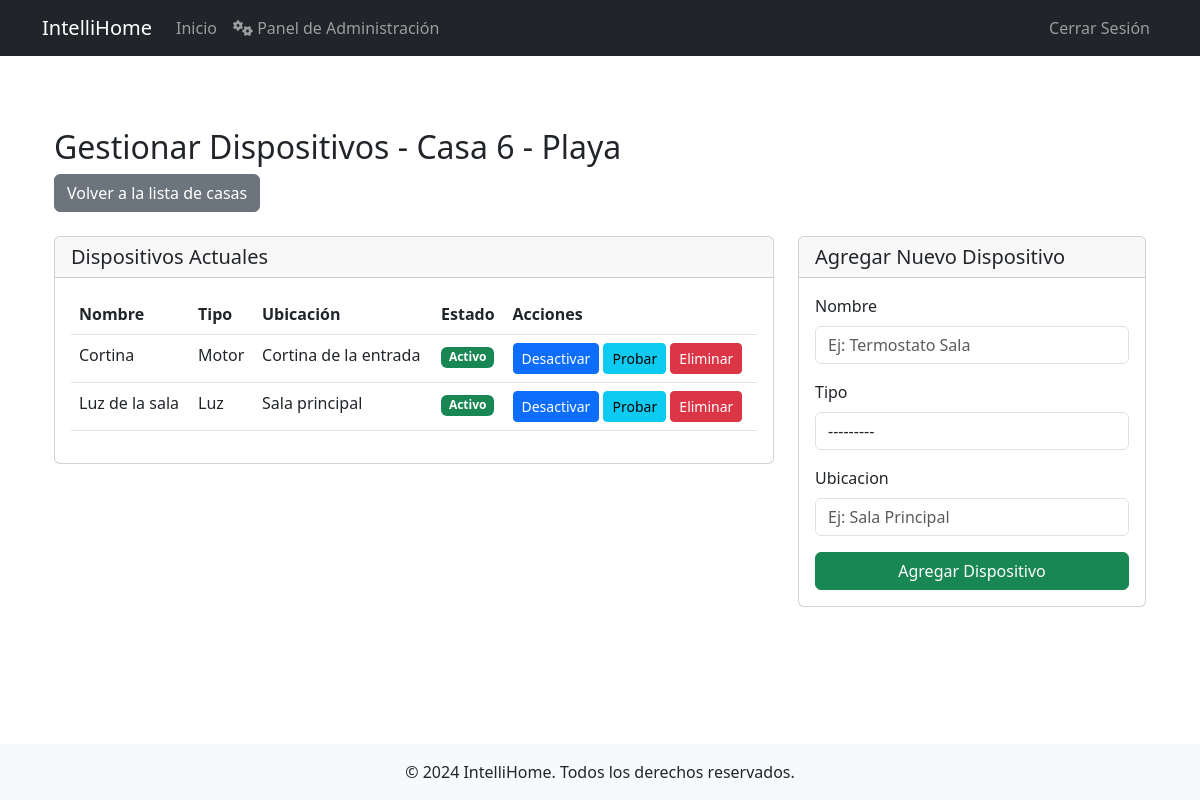
/devices/casa/6/dispositivos/ (signed in), run on an earlier commit of the app's database.
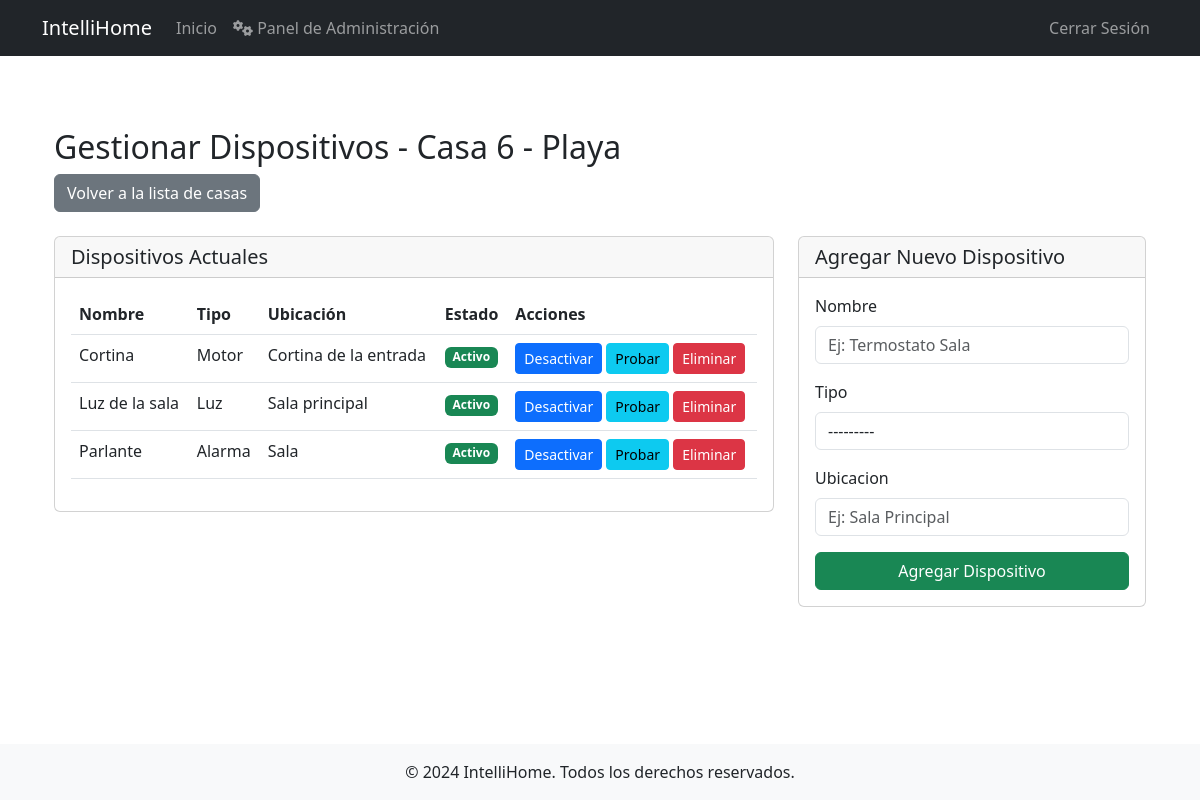
And on a later commit of the database.
### devices/models.py (models this page shows, shortened)
class DispositivoIoT(models.Model):
    casa = models.ForeignKey(
        Casa, on_delete=models.CASCADE, related_name="dispositivos"
    )
    nombre = models.CharField(max_length=100)
    tipo = models.ForeignKey(TipoDispositivo, on_delete=models.PROTECT)
    ubicacion = models.CharField(max_length=100)
    estado = models.BooleanField(default=True)
    fecha_registro = models.DateTimeField(auto_now_add=True)
    class Meta:
        verbose_name = "Dispositivo IoT"
        verbose_name_plural = "Dispositivos IoT"

class TipoDispositivo(models.Model):
    nombre = models.CharField(max_length=100)
    descripcion = models.TextField(blank=True)
    def __str__(self):
        return self.nombre
    class Meta:
        verbose_name = "Tipo de Dispositivo"
        verbose_name_plural = "Tipos de Dispositivos"

### devices/views.py (the view)
# urls.py: path('casa/<int:casa_id>/dispositivos/', views.gestionar_dispositivos, name='gestionar_dispositivos'),
@login_required
@user_passes_test(es_admin)
def gestionar_dispositivos(request, casa_id):
    casa = get_object_or_404(Casa, id=casa_id, administrador=request.user)
    dispositivos = DispositivoIoT.objects.filter(casa=casa)
    if request.method == "POST":
        form = DispositivoIoTForm(request.POST)
        if form.is_valid():
            dispositivo = form.save(commit=False)
            dispositivo.casa = casa
            dispositivo.save()
            messages.success(request, "Dispositivo agregado exitosamente")
            return redirect("devices:gestionar_dispositivos", casa_id=casa.id)
    else:
        form = DispositivoIoTForm()
    return render(
        request,
        "devices/gestionar_dispositivos.html",
        {"casa": casa, "dispositivos": dispositivos, "form": form},
    )

### devices/forms.py
class DispositivoIoTForm(forms.ModelForm):
    class Meta:
        model = DispositivoIoT
        fields = ['nombre', 'tipo', 'ubicacion']
        widgets = {
            'nombre': forms.TextInput(attrs={
                'class': 'form-control',
                'placeholder': 'Ej: Termostato Sala'
            }),
            'tipo': forms.Select(attrs={
                'class': 'form-control'
            }),
            'ubicacion': forms.TextInput(attrs={
                'class': 'form-control',
                'placeholder': 'Ej: Sala Principal'
            }),
        }

### devices/views.py (called while the page is built)
def es_admin(user):
    return user.is_staff and not user.is_superuser

### properties/models.py (called while the page is built)
    def __str__(self):
        return f"Casa {self.id} - {self.estilo.nombre}"

### devices/templates/devices/gestionar_dispositivos.html (shortened to what the changed rows need)
{% extends 'base.html' %}
{% block content %}
<div class="container mt-5">
    <div class="row">
        <div class="col-md-12 mb-4">
            <h2>Gestionar Dispositivos - {{ casa }}</h2>
        </div>
    </div>
    <div class="row">
        <div class="col-md-8">
            <div class="card mb-4">
                <div class="card-body">
                    {% if dispositivos %}
                    <div class="table-responsive">
                        <table class="table">
                            <thead>
                                <tr>
                                    <th>Nombre</th>
                                    <th>Tipo</th>
                                    <th>Ubicación</th>
                                    <th>Estado</th>
                                    <th>Acciones</th>
                                </tr>
                            </thead>
                            <tbody>
                                {% for dispositivo in dispositivos %}
                                <tr>
                                    <td>{{ dispositivo.nombre }}</td>
                                    <td>{{ dispositivo.tipo }}</td>
                                    <td>{{ dispositivo.ubicacion }}</td>
                                    <td>
                                        <span class="badge {% if dispositivo.estado %}bg-success{% else %}bg-danger{% endif %}">
                                            {{ dispositivo.estado|yesno:"Activo,Inactivo" }}
                                        </span>
                                    </td>
                                    <td>
                                        <form method="post" action="{% url 'devices:cambiar_estado' dispositivo.id %}" class="d-inline">
                                            <button type="submit" class="btn btn-sm btn-primary">
                                                {% if dispositivo.estado %}Desactivar{% else %}Activar{% endif %}
                                            </button>
                                        </form>
                                        <button type="button" class="btn btn-sm btn-info" onclick="probarDispositivo({{ dispositivo.id }})">
                                            Probar
                                        </button>
                                        <form method="post" action="{% url 'devices:eliminar_dispositivo' dispositivo.id %}" class="d-inline" onsubmit="return confirm('¿Está seguro de eliminar este dispositivo?');">
                                            <button type="submit" class="btn btn-sm btn-danger">Eliminar</button>
                                        </form>
                                    </td>
                                </tr>
                                {% endfor %}
                            </tbody>
                        </table>
                    </div>
                    {% else %}
                    <p class="text-center mb-0">No hay dispositivos registrados para esta casa.</p>
                    {% endif %}
                </div>
            </div>
        </div>
        <div class="col-md-4">
            <div class="card">
                <div class="card-body">
                    <form method="post">
                        {% for field in form %}
                        <div class="mb-3">
                            <label for="{{ field.id_for_label }}" class="form-label">
                                {{ field.label }}
                            </label>
                            {{ field }}
                        </div>
                        {% endfor %}
                    </form>
                </div>
            </div>
        </div>
    </div>
</div>
{% endblock %}

What changed in the data, as far as the page shows it:
added DispositivoIoT: nombre "Parlante", tipo "Alarma", ubicacion "Sala", estado "Activo", shows "Desactivar"
